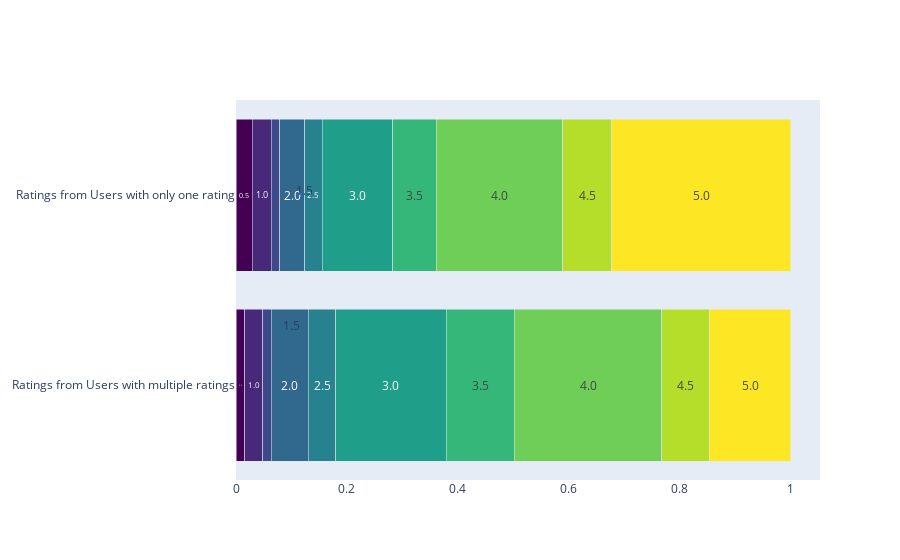

Here is the notebook cell this chart was saved with:
### Code cell
y = ['Ratings from Users with only one rating', 'Ratings from Users with multiple ratings']
i = 0
colors = px.colors.sequential.Viridis
fig = go.Figure(go.Bar())
for rating in list_of_ratings:
    if binned_ratings_single_account_percentage[rating] <= 0.02:
        text = 'none'
    else:
        text = 'inside'

    fig.add_trace(go.Bar(y=y,
        x=[binned_ratings_single_account_percentage[rating],
        binned_ratings_without_single_accounts_percentage[rating]],
        name=f'{rating} Points',
        showlegend=False,
        orientation='h',
        textangle=0,
        marker_color=colors[i],
        textposition=text,
        text=rating,
        insidetextanchor='middle'))
    i += 1

fig.add_annotation(x=0, y=0,
            text="1.5",
            showarrow=False,
            yshift=195,
            xshift=68)

fig.add_annotation(x=0, y=0,
            text="1.5",
            showarrow=False,
            yshift=60,
            xshift=55)

print(fig.data[1])#.textposition = 'none'


fig.update_layout(barmode='stack')
fig.update_layout(yaxis={'categoryorder':'array', 'categoryarray':['Ratings from Users with multiple ratings', 'Ratings from Users with only one rating']})
fig.show()

### Figure 1 — Plotly figure (JSON) as saved in the notebook; plotly's stock layout.template omitted (floating-point values rounded to 4 significant figures)
{"data": [{"type": "bar"}, {"insidetextanchor": "middle", "marker": {"color": "#440154"}, "name": "0.5 Points", "orientation": "h", "showlegend": false, "text": "0.5", "textangle": 0, "textposition": "inside", "type": "bar", "x": [0.02918, 0.01594], "y": ["Ratings from Users with only one rating", "Ratings from Users with multiple ratings"]}, {"insidetextanchor": "middle", "marker": {"color": "#482878"}, "name": "1.0 Points", "orientation": "h", "showlegend": false, "text": "1.0", "textangle": 0, "textposition": "inside", "type": "bar", "x": [0.03452, 0.03193], "y": ["Ratings from Users with only one rating", "Ratings from Users with multiple ratings"]}, {"insidetextanchor": "middle", "marker": {"color": "#3e4989"}, "name": "1.5 Points", "orientation": "h", "showlegend": false, "text": "1.5", "textangle": 0, "textposition": "none", "type": "bar", "x": [0.01495, 0.0159], "y": ["Ratings from Users with only one rating", "Ratings from Users with multiple ratings"]}, {"insidetextanchor": "middle", "marker": {"color": "#31688e"}, "name": "2.0 Points", "orientation": "h", "showlegend": false, "text": "2.0", "textangle": 0, "textposition": "inside", "type": "bar", "x": [0.04537, 0.06669], "y": ["Ratings from Users with only one rating", "Ratings from Users with multiple ratings"]}, {"insidetextanchor": "middle", "marker": {"color": "#26828e"}, "name": "2.5 Points", "orientation": "h", "showlegend": false, "text": "2.5", "textangle": 0, "textposition": "inside", "type": "bar", "x": [0.03114, 0.04949], "y": ["Ratings from Users with only one rating", "Ratings from Users with multiple ratings"]}, {"insidetextanchor": "middle", "marker": {"color": "#1f9e89"}, "name": "3.0 Points", "orientation": "h", "showlegend": false, "text": "3.0", "textangle": 0, "textposition": "inside", "type": "bar", "x": [0.127, 0.1988], "y": ["Ratings from Users with only one rating", "Ratings from Users with multiple ratings"]}, {"insidetextanchor": "middle", "marker": {"color": "#35b779"}, "name": "3.5 Points", "orientation": "h", "showlegend": false, "text": "3.5", "textangle": 0, "textposition": "inside", "type": "bar", "x": [0.07865, 0.1227], "y": ["Ratings from Users with only one rating", "Ratings from Users with multiple ratings"]}, {"insidetextanchor": "middle", "marker": {"color": "#6ece58"}, "name": "4.0 Points", "orientation": "h", "showlegend": false, "text": "4.0", "textangle": 0, "textposition": "inside", "type": "bar", "x": [0.2285, 0.2665], "y": ["Ratings from Users with only one rating", "Ratings from Users with multiple ratings"]}, {"insidetextanchor": "middle", "marker": {"color": "#b5de2b"}, "name": "4.5 Points", "orientation": "h", "showlegend": false, "text": "4.5", "textangle": 0, "textposition": "inside", "type": "bar", "x": [0.08808, 0.08552], "y": ["Ratings from Users with only one rating", "Ratings from Users with multiple ratings"]}, {"insidetextanchor": "middle", "marker": {"color": "#fde725"}, "name": "5.0 Points", "orientation": "h", "showlegend": false, "text": "5.0", "textangle": 0, "textposition": "inside", "type": "bar", "x": [0.3226, 0.1467], "y": ["Ratings from Users with only one rating", "Ratings from Users with multiple ratings"]}], "layout": {"annotations": [{"showarrow": false, "text": "1.5", "x": 0, "xshift": 68, "y": 0, "yshift": 195}, {"showarrow": false, "text": "1.5", "x": 0, "xshift": 55, "y": 0, "yshift": 60}], "barmode": "stack", "yaxis": {"categoryarray": ["Ratings from Users with multiple ratings", "Ratings from Users with only one rating"], "categoryorder": "array"}}}
